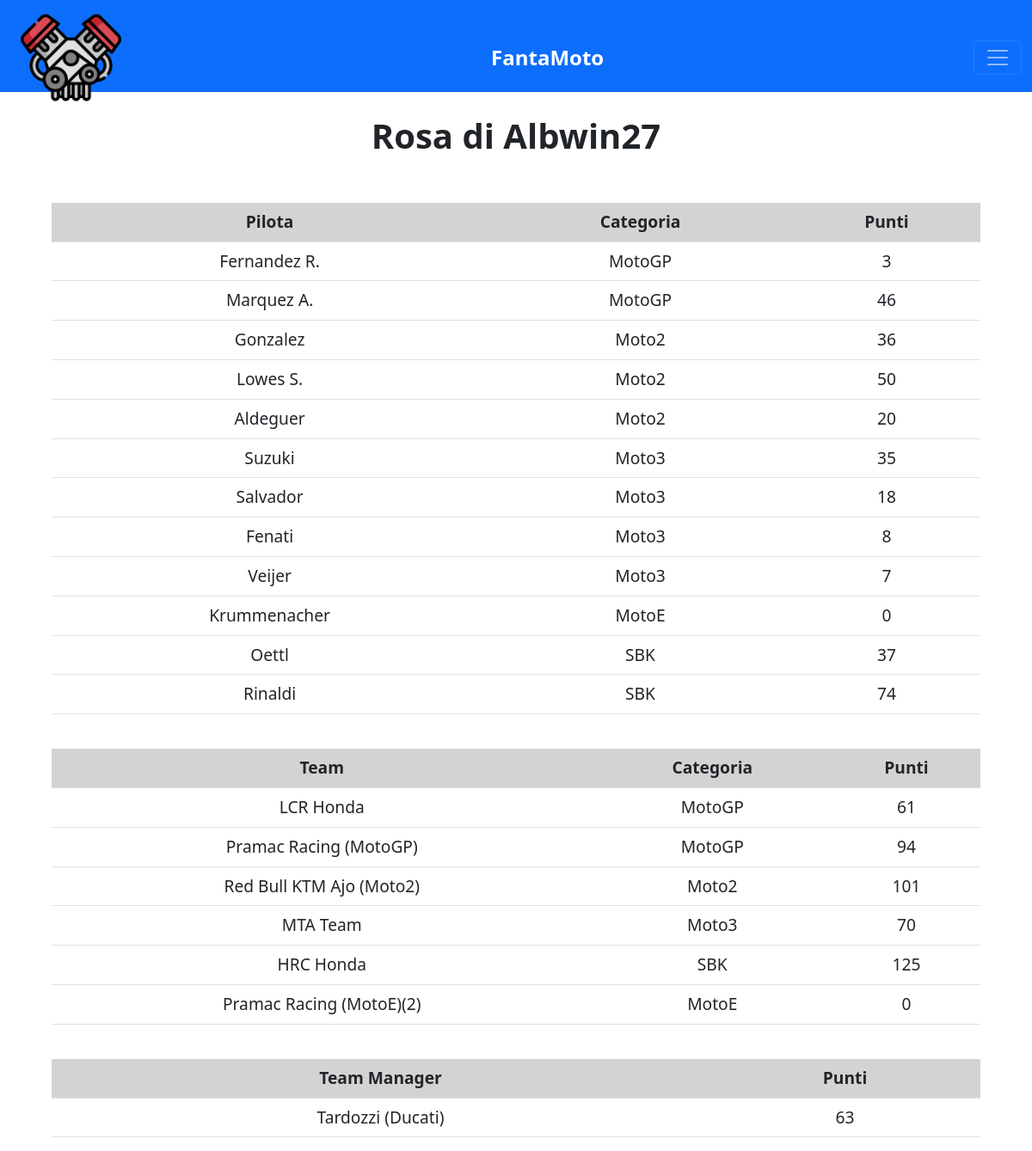
/fantamoto/rose/Albwin27 (signed in), run on the app's committed database.
### fantamotori/models.py (models this page shows)
class Moto_piloti(models.Model):
    nome = models.TextField()
    categoria = models.TextField()
    username = models.TextField(default="a")
    utente = models.ForeignKey(User, on_delete=models.PROTECT)
    gara01 = models.IntegerField(blank=True, null=True)
    gara02 = models.IntegerField(blank=True, null=True)
    gara03 = models.IntegerField(blank=True, null=True)
    gara04 = models.IntegerField(blank=True, null=True)
    gara05 = models.IntegerField(blank=True, null=True)
    gara06 = models.IntegerField(blank=True, null=True)
    gara07 = models.IntegerField(blank=True, null=True)
    gara08 = models.IntegerField(blank=True, null=True)
    gara09 = models.IntegerField(blank=True, null=True)
    gara10 = models.IntegerField(blank=True, null=True)
    gara11 = models.IntegerField(blank=True, null=True)
    gara12 = models.IntegerField(blank=True, null=True)
    gara13 = models.IntegerField(blank=True, null=True)
    gara14 = models.IntegerField(blank=True, null=True)
    gara15 = models.IntegerField(blank=True, null=True)
    gara16 = models.IntegerField(blank=True, null=True)
    gara17 = models.IntegerField(blank=True, null=True)
    gara18 = models.IntegerField(blank=True, null=True)
    gara19 = models.IntegerField(blank=True, null=True)
    gara20 = models.IntegerField(blank=True, null=True)
    gara21 = models.IntegerField(blank=True, null=True)
    gara22 = models.IntegerField(blank=True, null=True)
    gara23 = models.IntegerField(blank=True, null=True)
    totale = models.IntegerField(default=0)

class Moto_team(models.Model):
    nome = models.TextField()
    categoria = models.TextField()
    username = models.TextField(default="a")
    utente = models.ForeignKey(User, on_delete=models.PROTECT)
    gara01 = models.IntegerField(blank=True, null=True)
    gara02 = models.IntegerField(blank=True, null=True)
    gara03 = models.IntegerField(blank=True, null=True)
    gara04 = models.IntegerField(blank=True, null=True)
    gara05 = models.IntegerField(blank=True, null=True)
    gara06 = models.IntegerField(blank=True, null=True)
    gara07 = models.IntegerField(blank=True, null=True)
    gara08 = models.IntegerField(blank=True, null=True)
    gara09 = models.IntegerField(blank=True, null=True)
    gara10 = models.IntegerField(blank=True, null=True)
    gara11 = models.IntegerField(blank=True, null=True)
    gara12 = models.IntegerField(blank=True, null=True)
    gara13 = models.IntegerField(blank=True, null=True)
    gara14 = models.IntegerField(blank=True, null=True)
    gara15 = models.IntegerField(blank=True, null=True)
    gara16 = models.IntegerField(blank=True, null=True)
    gara17 = models.IntegerField(blank=True, null=True)
    gara18 = models.IntegerField(blank=True, null=True)
    gara19 = models.IntegerField(blank=True, null=True)
    gara20 = models.IntegerField(blank=True, null=True)
    gara21 = models.IntegerField(blank=True, null=True)
    gara22 = models.IntegerField(blank=True, null=True)
    gara23 = models.IntegerField(blank=True, null=True)
    totale = models.IntegerField(default=0)

class Moto_teammanager(models.Model):
    nome = models.TextField()
    username = models.TextField(default="a")
    utente = models.ForeignKey(User, on_delete=models.PROTECT)
    gara01 = models.IntegerField(blank=True, null=True)
    gara02 = models.IntegerField(blank=True, null=True)
    gara03 = models.IntegerField(blank=True, null=True)
    gara04 = models.IntegerField(blank=True, null=True)
    gara05 = models.IntegerField(blank=True, null=True)
    gara06 = models.IntegerField(blank=True, null=True)
    gara07 = models.IntegerField(blank=True, null=True)
    gara08 = models.IntegerField(blank=True, null=True)
    gara09 = models.IntegerField(blank=True, null=True)
    gara10 = models.IntegerField(blank=True, null=True)
    gara11 = models.IntegerField(blank=True, null=True)
    gara12 = models.IntegerField(blank=True, null=True)
    gara13 = models.IntegerField(blank=True, null=True)
    gara14 = models.IntegerField(blank=True, null=True)
    gara15 = models.IntegerField(blank=True, null=True)
    gara16 = models.IntegerField(blank=True, null=True)
    gara17 = models.IntegerField(blank=True, null=True)
    gara18 = models.IntegerField(blank=True, null=True)
    gara19 = models.IntegerField(blank=True, null=True)
    gara20 = models.IntegerField(blank=True, null=True)
    gara21 = models.IntegerField(blank=True, null=True)
    gara22 = models.IntegerField(blank=True, null=True)
    gara23 = models.IntegerField(blank=True, null=True)
    totale = models.IntegerField(default=0)

### fantamotori/views.py (the view)
# urls.py: path("fantamoto/rose/<utente>", views.moto_rosautente, name="fantamoto/rosautente"),
@login_required
def moto_rosautente(request, utente):
    piloti = Moto_piloti.objects.filter(username=utente)
    teams = Moto_team.objects.filter(username=utente)
    team_man = Moto_teammanager.objects.get(username=utente)
    return render(request, "fantamoto/rosa_utente.html", {
        "utente": utente,
        "piloti": piloti,
        "teams": teams,
        "tm": team_man,
        "cat": "moto"
    })

### fantamotori/templates/fantamoto/rosa_utente.html (shortened to what this page needs)
{% extends "layout.html" %}
{% block body %}
<div class="imppagina">
  <h1 class="rosa-utente">Rosa di {{ utente }}</h1>
  <table class="rosa-tavola table">
    <thead>
      <tr class="rosa-testa">
        <th scope="col">Pilota</th>
        <th scope="col">Categoria</th>
        <th scope="col">Punti</th>
      </tr>
    </thead>
    <tbody>
      {% for pilota in piloti %}
      <tr>
        <td>{{ pilota.nome }}</td>
        <td>{{ pilota.categoria }}</td>
        <td>{{ pilota.totale }}</td>
      </tr>
      {% endfor %}
    </tbody>
  </table>
  <br>
  <table class="rosa-tavola table">
    <thead>
      <tr class="rosa-testa">
        <th scope="col">Team</th>
        <th scope="col">Categoria</th>
        <th scope="col">Punti</th>
      </tr>
    </thead>
    <tbody>
      {% for team in teams %}
      <tr>
        <td>{{ team.nome }}</td>
        <td>{{ team.categoria }}</td>
        <td>{{ team.totale }}</td>
      </tr>
      {% endfor %}
    </tbody>
  </table>
  <br>
  <table class="rosa-tavola table">
    <thead>
      <tr class="rosa-testa">
        <th scope="col">Team Manager</th>
        <th scope="col">Punti</th>
      </tr>
    </thead>
    <tbody>
      <tr>
        <td>{{ tm.nome }}</td>
        <td>{{ tm.totale }}</td>
      </tr>
    </tbody>
  </table>
</div>
{% endblock %}

### fantamotori/static/styles.css (style rules this page uses)
body { margin: auto; max-width: 1440px; }
.imppagina { top: 10%; width: 100%; padding: 0 5% 0 5%; position: absolute; }
.rosa-utente { text-align: center; font-weight: bold; margin-bottom: 5%; }
.rosa-tavola { text-align: center; font-size: larger; }
.rosa-testa { background-color: lightgray; text-align: center; }

### data on the page
Moto_piloti: nome "Fernandez R.", categoria "MotoGP", totale "3"
Moto_piloti: nome "Marquez A.", categoria "MotoGP", totale "46"
Moto_piloti: nome "Gonzalez", categoria "Moto2", totale "36"
Moto_piloti: nome "Lowes S.", categoria "Moto2", totale "50"
Moto_piloti: nome "Aldeguer", categoria "Moto2", totale "20"
Moto_piloti: nome "Suzuki", categoria "Moto3", totale "35"
Moto_piloti: nome "Salvador", categoria "Moto3", totale "18"
Moto_piloti: nome "Fenati", categoria "Moto3", totale "8"
Moto_piloti: nome "Veijer", categoria "Moto3", totale "7"
Moto_piloti: nome "Krummenacher", categoria "MotoE", totale "0"
Moto_piloti: nome "Oettl", categoria "SBK", totale "37"
Moto_piloti: nome "Rinaldi", categoria "SBK", totale "74"
Moto_team: nome "LCR Honda", categoria "MotoGP", totale "61"
Moto_team: nome "Pramac Racing (MotoGP)", categoria "MotoGP", totale "94"
Moto_team: nome "Red Bull KTM Ajo (Moto2)", categoria "Moto2", totale "101"
Moto_team: nome "MTA Team", categoria "Moto3", totale "70"
Moto_team: nome "HRC Honda", categoria "SBK", totale "125"
Moto_team: nome "Pramac Racing (MotoE)(2)", categoria "MotoE", totale "0"
Moto_teammanager: nome "Tardozzi (Ducati)", totale "63"

### other printed values
{{ utente }} "Albwin27"
